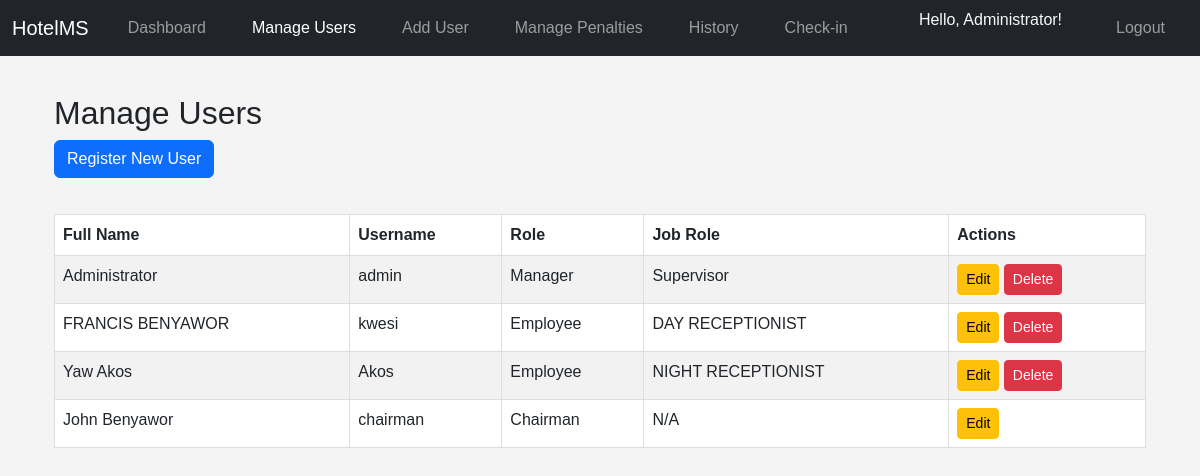
Page /manage_users (signed in) on the committed database.
### models.py (models this page shows)
class User(UserMixin, db.Model):
    __tablename__ = 'users'
    id = db.Column(db.Integer, primary_key=True)
    full_name = db.Column(db.String(150), nullable=False)
    username = db.Column(db.String(150), unique=True, nullable=False)
    password = db.Column(db.String(150), nullable=False)
    role = db.Column(db.String(50), nullable=False)
    job_role = db.Column(db.String(50), nullable=True)  # New field for job role

### app.py (the view)
@app.route('/manage_users', methods=['GET', 'POST'])
@login_required
def manage_users():
    if current_user.role != 'manager':
        flash('Unauthorized access!', 'danger')
        return redirect(url_for('dashboard'))
    users = User.query.all()
    edit_form = UserEditForm()
    delete_forms = {user.id: DeleteUserForm() for user in users}
    return render_template('manage_users.html', users=users, edit_form=edit_form, delete_forms=delete_forms)

### app.py (called while the page is built)
@login_manager.user_loader
def load_user(user_id):
    return User.query.get(int(user_id))

### templates/manage_users.html (shortened to what this page needs)
{% extends "base.html" %}
{% block content %}
<div class="container mt-4">
    <h2>Manage Users</h2>
    <a href="{{ url_for('register') }}" class="btn btn-primary mb-3">Register New User</a>
    <table class="table table-striped">
        <thead>
            <tr>
                <th>Full Name</th>
                <th>Username</th>
                <th>Role</th>
                <th>Job Role</th>
                <th>Actions</th>
            </tr>
        </thead>
        <tbody>
            {% for user in users %}
                <tr>
                    <td>{{ user.full_name }}</td>
                    <td>{{ user.username }}</td>
                    <td>{{ user.role.capitalize() }}</td>
                    <td>{{ user.job_role if user.job_role else 'N/A' }}</td>
                    <td>
                        <a href="{{ url_for('edit_user', user_id=user.id) }}" class="btn btn-sm btn-warning">Edit</a>
                        {% if user.role != 'chairman' %}
                            <form method="POST" action="{{ url_for('delete_user', user_id=user.id) }}" style="display:inline-block;">
                                <button type="submit" class="btn btn-sm btn-danger" onclick="return confirm('Are you sure you want to delete this user?');">Delete</button>
                            </form>
                        {% endif %}
                    </td>
                </tr>
            {% else %}
                <tr>
                    <td colspan="5" class="text-center">No users found.</td>
                </tr>
            {% endfor %}
        </tbody>
    </table>
</div>
{% endblock %}

### templates/base.html (shortened to what this page needs)
<!DOCTYPE html>
<html lang="en">
<head>
    <link href="https://cdn.jsdelivr.net/npm/bootstrap@5.3.0/dist/css/bootstrap.min.css" rel="stylesheet">
    <link href="{{ url_for('static', filename='css/styles.css') }}" rel="stylesheet">
</head>
<body>
    <nav class="navbar navbar-expand-lg navbar-dark bg-dark fixed-top">
        <div class="container-fluid">
            <a class="navbar-brand" href="{{ url_for('dashboard') }}">HotelMS</a>
            <div class="collapse navbar-collapse" id="navbarNavDropdown">
                {% if current_user.is_authenticated %}
                <ul class="navbar-nav me-auto mb-2 mb-lg-0">
                    {% if current_user.role != 'chairman' %}
                    <li class="nav-item">
                        <a class="nav-link{% if request.endpoint == 'dashboard' %} active{% endif %}" href="{{ url_for('dashboard') }}">Dashboard</a>
                    </li>
                    {% endif %}
                    {% if current_user.role == 'manager' %}
                    <li class="nav-item">
                        <a class="nav-link{% if request.endpoint == 'manage_users' %} active{% endif %}" href="{{ url_for('manage_users') }}">Manage Users</a>
                    </li>
                    <li class="nav-item">
                        <a class="nav-link{% if request.endpoint == 'register' %} active{% endif %}" href="{{ url_for('register') }}">Add User</a>
                    </li>
                    <li class="nav-item">
                        <a class="nav-link{% if request.endpoint == 'manage_penalties' %} active{% endif %}" href="{{ url_for('manage_penalties') }}">Manage Penalties</a>
                    </li>
                    <li class="nav-item">
                        <a class="nav-link{% if request.endpoint == 'history' %} active{% endif %}" href="{{ url_for('history') }}">History</a>
                    </li>
                    {% elif current_user.role == 'chairman' %}
                    <li class="nav-item">
                        <a class="nav-link{% if request.endpoint == 'chairman_dashboard' %} active{% endif %}" href="{{ url_for('chairman_dashboard') }}">Chairman Dashboard</a>
                    </li>
                    {% endif %}
                    {% if current_user.role != 'chairman' %}
                    <li class="nav-item">
                        <a class="nav-link{% if request.endpoint == 'checkin' %} active{% endif %}" href="{{ url_for('checkin') }}">Check-in</a>
                    </li>
                    {% endif %}
                </ul>
                <ul class="navbar-nav">
                    <li class="nav-item">
                        <span class="navbar-text text-light me-3">Hello, {{ current_user.full_name }}!</span>
                    </li>
                    <li class="nav-item">
                        <a class="nav-link" href="{{ url_for('logout') }}">Logout</a>
                    </li>
                </ul>
                {% else %}
                <ul class="navbar-nav ms-auto">
                    <li class="nav-item">
                        <a class="nav-link{% if request.endpoint == 'login' %} active{% endif %}" href="{{ url_for('login') }}">Login</a>
                    </li>
                </ul>
                {% endif %}
            </div>
        </div>
    </nav>
    <div class="container">
        {% block content %}{% endblock %}
    </div>
</body>
</html>

### static/css/styles.css (style rules this page uses)
body { font-family: Arial, sans-serif; margin: 0; padding: 0; background-color: #f4f4f4; }
nav ul { list-style: none; padding: 0; text-align: center; }
nav ul li { display: inline; margin: 0 15px; }
nav ul li a { color: #fff; text-decoration: none; }
table { width: 100%; border-collapse: collapse; margin-top: 20px; }
table, th, td { border: 1px solid #ddd; }
th, td { padding: 12px; text-align: left; }
th { background-color: #f2f2f2; }
tr:nth-child(even) { background-color: #f9f9f9; }
button { background-color: #ff4d4d; color: white; border: none; padding: 5px 10px; cursor: pointer; border-radius: 3px; }
input[type="submit"], button { background-color: #333; color: white; padding: 10px 20px; border: none; cursor: pointer; }

### templates/base.html (style rules this page uses)
body { padding-top: 70px; }

### rows in the picture
User: full_name "Administrator", username "admin", role "Manager", job_role "Supervisor"
User: full_name "FRANCIS BENYAWOR", username "kwesi", role "Employee", job_role "DAY RECEPTIONIST"
User: full_name "Yaw Akos", username "Akos", role "Employee", job_role "NIGHT RECEPTIONIST"
User: full_name "John Benyawor", username "chairman", role "Chairman", job_role "N/A"
